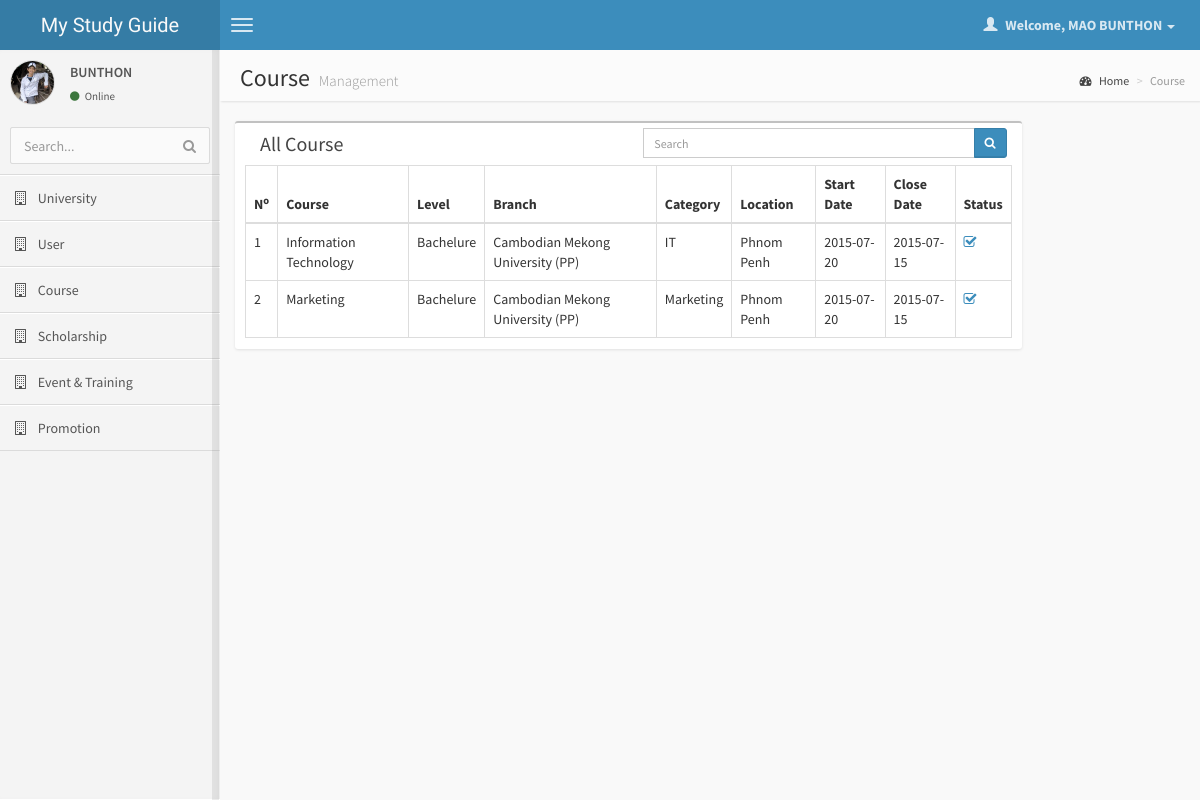
The app's page /course/index.php (signed in) with its own data.
### tables this page shows
CREATE TABLE IF NOT EXISTS `course_detail` (
  `co_id` int(11) NOT NULL AUTO_INCREMENT,
  `course_id` int(11) NOT NULL,
  `cat_id` int(11) NOT NULL,
  `br_id` int(11) NOT NULL,
  `qu_id` int(11) NOT NULL,
  `co_des` text,
  `fee` varchar(100) DEFAULT NULL,
  `co_requirement` text,
  `co_duration` varchar(100) DEFAULT NULL,
  `co_startDate` date DEFAULT NULL,
  `co_status` int(11) NOT NULL,
  `co_endDate` date DEFAULT NULL,
  `co_closeDate` date DEFAULT NULL,
  `co_tag` text,
  PRIMARY KEY (`co_id`)
);

CREATE TABLE IF NOT EXISTS `course` (
  `course_id` int(11) NOT NULL AUTO_INCREMENT,
  `course_name` varchar(200) NOT NULL,
  PRIMARY KEY (`course_id`)
);

CREATE TABLE IF NOT EXISTS `qualification_level` (
  `qu_id` int(11) NOT NULL AUTO_INCREMENT,
  `qu_name` varchar(100) DEFAULT NULL,
  `qu_status` int(11) DEFAULT NULL,
  PRIMARY KEY (`qu_id`)
);

CREATE TABLE IF NOT EXISTS `branch` (
  `br_id` int(11) NOT NULL AUTO_INCREMENT,
  `uni_id` int(11) NOT NULL,
  `pro_id` int(11) NOT NULL,
  `us_type_id` int(11) NOT NULL,
  `br_name` varchar(100) DEFAULT NULL,
  `br_isHeadOffice` int(11) DEFAULT NULL,
  `br_isFeature` int(11) NOT NULL,
  `br_address` text NOT NULL,
  `br_google_map` varchar(100) NOT NULL,
  `br_phone` varchar(100) NOT NULL,
  `br_email` varchar(100) NOT NULL,
  `br_fax` varchar(100) NOT NULL,
  `br_website` varchar(100) NOT NULL,
  `br_facebook` varchar(100) NOT NULL,
  `br_status` int(11) NOT NULL,
  `br_addBy` int(11) NOT NULL,
  `br_addDate` datetime DEFAULT NULL,
  `br_delete` int(11) DEFAULT NULL,
  `br_deleteDate` datetime DEFAULT NULL,
  `note` text,
  PRIMARY KEY (`br_id`)
);

CREATE TABLE IF NOT EXISTS `category` (
  `cat_id` int(11) NOT NULL AUTO_INCREMENT,
  `cat_name` varchar(100) DEFAULT NULL,
  `cat_status` int(11) DEFAULT NULL,
  `cat_addDate` varchar(100) DEFAULT NULL,
  `cat_isDelete` int(11) DEFAULT NULL,
  `cat_deleteDate` datetime DEFAULT NULL,
  PRIMARY KEY (`cat_id`)
);

### config/class.php (called while the page is built, shortened)
<?php
class main{
	public $connection;
	function conn(){
		$this->connection=mysqli_connect(HOST,USER_NAME,PASSWORD) or die ("can't not connect to server");
	}
	function returnQuery($str){
		$sql=mysqli_query($this->connection,$str);
		if(!empty($sql)){
			return $sql;
		}
	}
}
$obj_main=new main();
?>

### course/index.php (the view, shortened to what this page needs)
<?php
	require_once '../config/class.php';
	require_once '../check/index.php';
	require_once '../include/header.php';
	require_once '../include/menu.php';
?>
            <aside class="right-side">
                <section class="content-header">
                    <h1>
                        Course
                        <small>Management</small>
                    </h1>
                    <ol class="breadcrumb">
                        <li><a href="./"><i class="fa fa-dashboard"></i> Home</a></li>
                        <li class="active">Course</li>
                    </ol>
                </section>
                <section class="content">
					<div class="row">
                        <div class="col-lg-10">
                            <div class="box">
                                <div class="col-sm-6 box-header">
                                    <h3 class="box-title">All Course
                                </div>
                                <div class="col-sm-6 search-form" style="margin:5px 0;">
                                    <form action="#" class="text-right">
                                        <div class="input-group">
                                            <input type="text" onkeyup="search_sub(this.value,'COURSE_DETAIL','responseTable')" class="form-control input-sm" placeholder="Search">
                                            <div class="input-group-btn">
                                                <button type="button"  class="btn btn-sm btn-primary"><i class="fa fa-search"></i></button>
                                            </div>
                                        </div>
                                    </form>
                                </div>
                                <div class="box-body table-responsive" id="responseTable">
                                    <table class="table table-bordered table-hover">
                                        <thead>
                                            <tr>
                                                <th>N<sup>o</sup></th>
                                                <th>Course</th>
                                                <th>Level</th>
                                                <th>Branch</th>
                                                <th>Category</th>
                                                <th>Location</th>
                                                <th>Start Date</th>
                                                <th>Close Date</th>
                                                <th>Status</th>
                                            </tr>
                                        </thead>
                                        <tbody>
                                            <?php
                                            $page = (int)(!isset($_GET["page"]) ? 1 : $_GET["page"]);
                                            $per_page = 10;
                                            $startpoint = ($page * $per_page) - $per_page;
                                            $statement = QUERY_COURSE_DETAIL_ADMIN;
                                            $results = $obj_main->returnQuery("SELECT cd.*,c.*,ca.*,q.*,b.*,
                                                (SELECT p.pro_name from province p where p.pro_id=b.pro_id) as `pro_name`
                                                FROM {$statement}
                                                INNER JOIN course c ON cd.course_id = c.course_id
                                                INNER JOIN qualification_level q ON q.qu_id = cd.qu_id
                                                INNER JOIN branch b ON b.br_id=cd.br_id
                                                INNER JOIN category ca ON ca.cat_id=cd.cat_id LIMIT {$startpoint} , {$per_page}");
                                            if (mysqli_num_rows($results) != 0) {
                                                $n=1;
                                                while ($row = mysqli_fetch_array($results)) {
                                                    ?>
                                                    <tr class="odd">
                                                        <td><?php echo $n?></td>
                                                        <td><?php echo $row['course_name'];?></td>
                                                        <td><?php echo $row['qu_name'];?></td>
                                                        <td><?php echo $row['br_name'];?></td>
                                                        <td><?php echo $row['cat_name'];?></td>
                                                        <td><?php echo $row['pro_name'];?></td>
                                                        <td><?php echo $row['co_startDate'];?></td>
                                                        <td><?php echo $row['co_closeDate'];?></td>
                                                        <td class="alc">
                                                            <a href="#" onclick="update_sub(<?php echo $row['co_id']?>,'co_status',<?php echo ($row['co_status']==1?"0":"1")?>,'COURSE_DETAIL','responseTable')">
                                                                <i class="fa fa<?php echo ($row['co_status']==1?"-check":"");?>-square-o"></i>
                                                            </a>
                                                        </td>
                                                    </tr>
                                                    <?php
                                                    $n++;
                                                }
                                            } else {
                                                 echo "<tr><td colspan='6' class='text-center'>No records are found.</td></tr>";
                                            }
                                            ?>
                                        </tbody>
                                    </table>
                                    <div class="row">
                                        <div class="col-xs-12">
                                        </div>
                                    </div>
                                </div>
                            </div>
                        </div>
                        <div class="col-lg-2">
                        </div>
                    </div>
                </section>
            </aside>
<?php require_once '../include/footer.php';?>

### include/header.php (shortened to what this page needs)
<!DOCTYPE html>
<html>
    <head>
        <link href="<?php echo WEB_DIR?>css/bootstrap.min.css" rel="stylesheet" type="text/css" />
        <link href="<?php echo WEB_DIR?>css/font-awesome.min.css" rel="stylesheet" type="text/css" />
        <link href="<?php echo WEB_DIR?>css/ionicons.min.css" rel="stylesheet" type="text/css" />
        <link href="<?php echo WEB_DIR?>css/AdminLTE.css" rel="stylesheet" type="text/css" />
    </head>
    <body class="skin-blue fixed">
        <header class="header">
            <a href="<?php echo WEB_DIR?>" class="logo">
                My Study Guide
            </a>
            <nav class="navbar navbar-static-top" role="navigation">
                <a href="#" class="navbar-btn sidebar-toggle" data-toggle="offcanvas" role="button">
                    <span class="icon-bar"></span>
                    <span class="icon-bar"></span>
                    <span class="icon-bar"></span>
                </a>
                <div class="navbar-right">
                    <ul class="nav navbar-nav">
                        <li class="dropdown user user-menu">
                            <a href="#" class="dropdown-toggle" data-toggle="dropdown">
                                <i class="glyphicon glyphicon-user"></i>
                                <span>Welcome, <?php echo strtoupper($_SESSION['uname'])?> <i class="caret"></i></span>
                            </a>
                        </li>
                    </ul>
                </div>
            </nav>
        </header>
        <div class="wrapper row-offcanvas row-offcanvas-left">

### include/menu.php
      <aside class="left-side sidebar-offcanvas">
          <section class="sidebar">
              <div class="user-panel">
                  <div class="pull-left image">
                      <img src="<?php echo WEB_DIR.'img/'.$_SESSION['uimg']?>" class="img-circle" alt="User Image" />
                  </div>
                  <div class="pull-left info">
	<?php
		$myname=$_SESSION['uname'];
		$start=strrpos($myname, " ");
		$end=strlen($myname);
	?>
                      <p><?php echo strtoupper(mb_substr($myname,$start,$end)); ?></p>
                      <a href="#"><i class="fa fa-circle text-success"></i> Online</a>
                  </div>
              </div>
              <form action="#" method="get" class="sidebar-form">
                  <div class="input-group">
                      <input type="text" name="q" class="form-control" placeholder="Search..."/>
                      <span class="input-group-btn">
                          <button type='submit' name='seach' id='search-btn' class="btn btn-flat"><i class="fa fa-search"></i></button>
                      </span>
                  </div>
              </form>
              <ul class="sidebar-menu">
<li>
                      <a href="<?php echo WEB_DIR?>">
                          <i class="fa fa-building-o"></i> <span>University</span>
                      </a>
                  </li>
                  <li>
                      <a href="<?php echo WEB_DIR?>user/">
                          <i class="fa fa-building-o"></i> <span>User</span>
                      </a>
                  </li>
                  <li>
                      <a href="<?php echo WEB_DIR?>course/">
                          <i class="fa fa-building-o"></i> <span>Course</span>
                      </a>
                  </li>
                  <li>
                      <a href="<?php echo WEB_DIR?>scholarship/">
                          <i class="fa fa-building-o"></i> <span>Scholarship</span>
                      </a>
                  </li>
                  <li>
                      <a href="<?php echo WEB_DIR?>event-training/">
                          <i class="fa fa-building-o"></i> <span>Event & Training</span>
                      </a>
                  </li>
                  <li>
                      <a href="<?php echo WEB_DIR?>Promotion/">
                          <i class="fa fa-building-o"></i> <span>Promotion</span>
                      </a>
                  </li>
              </ul>
          </section>
      </aside>

### include/footer.php (shortened to what this page needs)
		</div>
    </body>
</html>

### records on screen
course_detail: course.course_name "Information Technology", qu.qu_name "Bachelure", br.br_name "Cambodian Mekong University (PP)", cat.cat_name "IT", pro_name "Phnom Penh", co_startDate "2015-07-20", co_closeDate "2015-07-15", co_status 1 (drawn)
course_detail: course.course_name "Marketing", qu.qu_name "Bachelure", br.br_name "Cambodian Mekong University (PP)", cat.cat_name "Marketing", pro_name "Phnom Penh", co_startDate "2015-07-20", co_closeDate "2015-07-15", co_status 1 (drawn)

### other values on screen
$_SESSION['uname'] "MAO BUNTHON"
mb_substr($myname,$start,$end) "BUNTHON"
